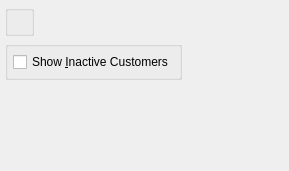
<?xml version="1.0" encoding="UTF-8"?>
<ui version="4.0">
 <comment>This file is part of the xTuple ERP: PostBooks Edition, a free and
open source Enterprise Resource Planning software suite,
Copyright (c) 1999-2010 by OpenMFG LLC, d/b/a xTuple.
It is licensed to you under the Common Public Attribution License
version 1.0, the full text of which (including xTuple-specific Exhibits)
is available at www.xtuple.com/CPAL.  By using this software, you agree
to be bound by its terms.</comment>
 <class>dspCustomersByCustomerType</class>
 <widget class="QWidget" name="dspCustomersByCustomerType">
  <property name="geometry">
   <rect>
    <x>0</x>
    <y>0</y>
    <width>289</width>
    <height>171</height>
   </rect>
  </property>
  <property name="windowTitle">
   <string>Customers by Customer Type</string>
  </property>
  <layout class="QVBoxLayout" name="verticalLayout_2">
   <item>
    <layout class="QHBoxLayout" name="horizontalLayout">
     <item>
      <widget class="ParameterGroup" name="_customerType">
       <property name="title">
        <string/>
       </property>
       <property name="fixedSize">
        <bool>false</bool>
       </property>
      </widget>
     </item>
     <item>
      <spacer name="horizontalSpacer_2">
       <property name="orientation">
        <enum>Qt::Horizontal</enum>
       </property>
       <property name="sizeHint" stdset="0">
        <size>
         <width>0</width>
         <height>20</height>
        </size>
       </property>
      </spacer>
     </item>
    </layout>
   </item>
   <item>
    <layout class="QHBoxLayout" name="horizontalLayout_3">
     <item>
      <layout class="QVBoxLayout" name="verticalLayout">
       <property name="spacing">
        <number>0</number>
       </property>
       <item>
        <widget class="QGroupBox" name="_optionsGroup">
         <property name="title">
          <string/>
         </property>
         <layout class="QHBoxLayout" name="horizontalLayout_2">
          <item>
           <widget class="XCheckBox" name="_showInactive">
            <property name="text">
             <string>Show &amp;Inactive Customers</string>
            </property>
           </widget>
          </item>
         </layout>
        </widget>
       </item>
       <item>
        <spacer>
         <property name="orientation">
          <enum>Qt::Vertical</enum>
         </property>
         <property name="sizeType">
          <enum>QSizePolicy::Expanding</enum>
         </property>
         <property name="sizeHint" stdset="0">
          <size>
           <width>20</width>
           <height>0</height>
          </size>
         </property>
        </spacer>
       </item>
      </layout>
     </item>
     <item>
      <spacer name="horizontalSpacer">
       <property name="orientation">
        <enum>Qt::Horizontal</enum>
       </property>
       <property name="sizeHint" stdset="0">
        <size>
         <width>0</width>
         <height>20</height>
        </size>
       </property>
      </spacer>
     </item>
    </layout>
   </item>
  </layout>
 </widget>
 <layoutdefault spacing="5" margin="5"/>
 <pixmapfunction>qPixmapFromMimeSource</pixmapfunction>
 <customwidgets>
  <customwidget>
   <class>ParameterGroup</class>
   <extends>QGroupBox</extends>
   <header>parametergroup.h</header>
  </customwidget>
  <customwidget>
   <class>XCheckBox</class>
   <extends>QCheckBox</extends>
   <header>xcheckbox.h</header>
  </customwidget>
 </customwidgets>
 <tabstops>
  <tabstop>_customerType</tabstop>
  <tabstop>_showInactive</tabstop>
 </tabstops>
 <resources/>
 <connections/>
</ui>
